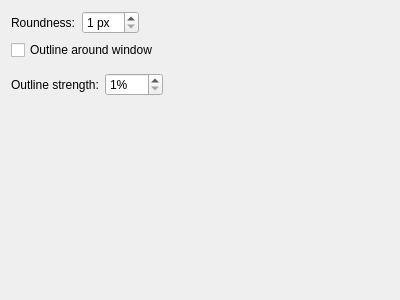
<?xml version="1.0" encoding="UTF-8"?>
<ui version="4.0">
 <class>Form</class>
 <widget class="QWidget" name="Form">
  <property name="geometry">
   <rect>
    <x>0</x>
    <y>0</y>
    <width>400</width>
    <height>300</height>
   </rect>
  </property>
  <property name="windowTitle">
   <string>Form</string>
  </property>
  <layout class="QGridLayout" name="gridLayout">
   <item row="0" column="0">
    <layout class="QVBoxLayout" name="verticalLayout">
     <item>
      <layout class="QHBoxLayout" name="horizontalLayout">
       <item>
        <widget class="QLabel" name="label">
         <property name="text">
          <string>Roundness:</string>
         </property>
        </widget>
       </item>
       <item>
        <widget class="QSpinBox" name="roundness">
         <property name="suffix">
          <string> px</string>
         </property>
         <property name="minimum">
          <number>1</number>
         </property>
         <property name="maximum">
          <number>32</number>
         </property>
        </widget>
       </item>
       <item>
        <spacer name="horizontalSpacer_2">
         <property name="orientation">
          <enum>Qt::Horizontal</enum>
         </property>
         <property name="sizeHint" stdset="0">
          <size>
           <width>40</width>
           <height>20</height>
          </size>
         </property>
        </spacer>
       </item>
      </layout>
     </item>
     <item>
      <widget class="QCheckBox" name="outline">
       <property name="text">
        <string>Outline around window</string>
       </property>
      </widget>
     </item>
     <item>
      <layout class="QHBoxLayout" name="horizontalLayout_2">
       <property name="topMargin">
        <number>7</number>
       </property>
       <item>
        <widget class="QLabel" name="label_2">
         <property name="text">
          <string>Outline strength:</string>
         </property>
        </widget>
       </item>
       <item>
        <widget class="QSpinBox" name="alpha">
         <property name="suffix">
          <string>%</string>
         </property>
         <property name="minimum">
          <number>1</number>
         </property>
         <property name="maximum">
          <number>100</number>
         </property>
        </widget>
       </item>
       <item>
        <spacer name="horizontalSpacer">
         <property name="orientation">
          <enum>Qt::Horizontal</enum>
         </property>
         <property name="sizeHint" stdset="0">
          <size>
           <width>40</width>
           <height>20</height>
          </size>
         </property>
        </spacer>
       </item>
      </layout>
     </item>
     <item>
      <spacer name="verticalSpacer">
       <property name="orientation">
        <enum>Qt::Vertical</enum>
       </property>
       <property name="sizeHint" stdset="0">
        <size>
         <width>20</width>
         <height>40</height>
        </size>
       </property>
      </spacer>
     </item>
    </layout>
   </item>
  </layout>
 </widget>
 <resources/>
 <connections/>
</ui>
